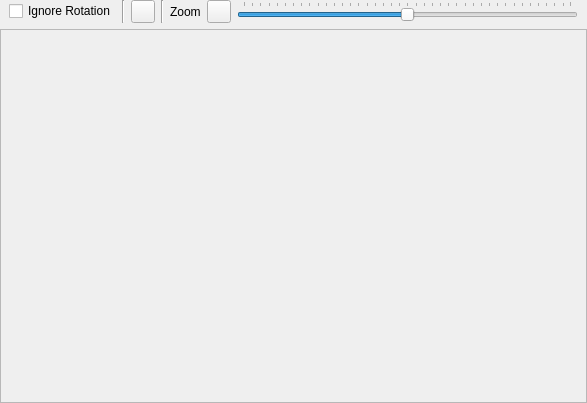
<?xml version="1.0" encoding="UTF-8"?>
<ui version="4.0">
 <class>PreviewImageWdgt</class>
 <widget class="QWidget" name="PreviewImageWdgt">
  <property name="geometry">
   <rect>
    <x>0</x>
    <y>0</y>
    <width>587</width>
    <height>403</height>
   </rect>
  </property>
  <property name="windowTitle">
   <string>Form</string>
  </property>
  <layout class="QVBoxLayout" name="verticalLayout">
   <property name="leftMargin">
    <number>0</number>
   </property>
   <property name="topMargin">
    <number>0</number>
   </property>
   <property name="rightMargin">
    <number>0</number>
   </property>
   <property name="bottomMargin">
    <number>0</number>
   </property>
   <item>
    <widget class="QWidget" name="widget_4" native="true">
     <property name="minimumSize">
      <size>
       <width>0</width>
       <height>0</height>
      </size>
     </property>
     <layout class="QHBoxLayout" name="horizontalLayout_4">
      <property name="leftMargin">
       <number>9</number>
      </property>
      <property name="topMargin">
       <number>0</number>
      </property>
      <property name="rightMargin">
       <number>9</number>
      </property>
      <property name="bottomMargin">
       <number>0</number>
      </property>
      <item>
       <widget class="QCheckBox" name="cbxIgnoreRotation">
        <property name="text">
         <string>Ignore Rotation</string>
        </property>
       </widget>
      </item>
      <item>
       <widget class="Line" name="line_2">
        <property name="orientation">
         <enum>Qt::Vertical</enum>
        </property>
       </widget>
      </item>
      <item>
       <widget class="QToolButton" name="tbSaveAs">
        <property name="text">
         <string/>
        </property>
        <property name="icon">
         <iconset resource="../res.qrc">
          <normaloff>:/katynko/svg/document-save.svg</normaloff>:/katynko/svg/document-save.svg</iconset>
        </property>
       </widget>
      </item>
      <item>
       <widget class="Line" name="line">
        <property name="orientation">
         <enum>Qt::Vertical</enum>
        </property>
       </widget>
      </item>
      <item>
       <widget class="QLabel" name="label_2">
        <property name="text">
         <string>Zoom</string>
        </property>
       </widget>
      </item>
      <item>
       <widget class="QToolButton" name="toolButton">
        <property name="text">
         <string/>
        </property>
        <property name="icon">
         <iconset resource="../res.qrc">
          <normaloff>:/katynko/svg/view-refresh.svg</normaloff>:/katynko/svg/view-refresh.svg</iconset>
        </property>
       </widget>
      </item>
      <item>
       <widget class="QSlider" name="hsZoom">
        <property name="minimum">
         <number>1</number>
        </property>
        <property name="maximum">
         <number>400</number>
        </property>
        <property name="value">
         <number>200</number>
        </property>
        <property name="orientation">
         <enum>Qt::Horizontal</enum>
        </property>
        <property name="tickPosition">
         <enum>QSlider::TicksAbove</enum>
        </property>
       </widget>
      </item>
     </layout>
    </widget>
   </item>
   <item>
    <widget class="QScrollArea" name="scrollArea">
     <property name="widgetResizable">
      <bool>true</bool>
     </property>
     <widget class="QWidget" name="scrollAreaWidgetContents">
      <property name="geometry">
       <rect>
        <x>0</x>
        <y>0</y>
        <width>585</width>
        <height>372</height>
       </rect>
      </property>
      <layout class="QVBoxLayout" name="verticalLayout_3">
       <item>
        <widget class="QLabel" name="lblImg">
         <property name="sizePolicy">
          <sizepolicy hsizetype="Expanding" vsizetype="Expanding">
           <horstretch>0</horstretch>
           <verstretch>0</verstretch>
          </sizepolicy>
         </property>
         <property name="text">
          <string/>
         </property>
        </widget>
       </item>
       <item>
        <widget class="QLabel" name="lblTxt">
         <property name="sizePolicy">
          <sizepolicy hsizetype="Preferred" vsizetype="Preferred">
           <horstretch>0</horstretch>
           <verstretch>0</verstretch>
          </sizepolicy>
         </property>
         <property name="text">
          <string/>
         </property>
         <property name="wordWrap">
          <bool>true</bool>
         </property>
         <property name="textInteractionFlags">
          <set>Qt::LinksAccessibleByMouse|Qt::TextSelectableByKeyboard|Qt::TextSelectableByMouse</set>
         </property>
        </widget>
       </item>
       <item>
        <spacer name="verticalSpacer">
         <property name="orientation">
          <enum>Qt::Vertical</enum>
         </property>
         <property name="sizeType">
          <enum>QSizePolicy::Preferred</enum>
         </property>
         <property name="sizeHint" stdset="0">
          <size>
           <width>20</width>
           <height>40</height>
          </size>
         </property>
        </spacer>
       </item>
      </layout>
     </widget>
    </widget>
   </item>
  </layout>
 </widget>
 <resources>
  <include location="../res.qrc"/>
 </resources>
 <connections/>
</ui>
